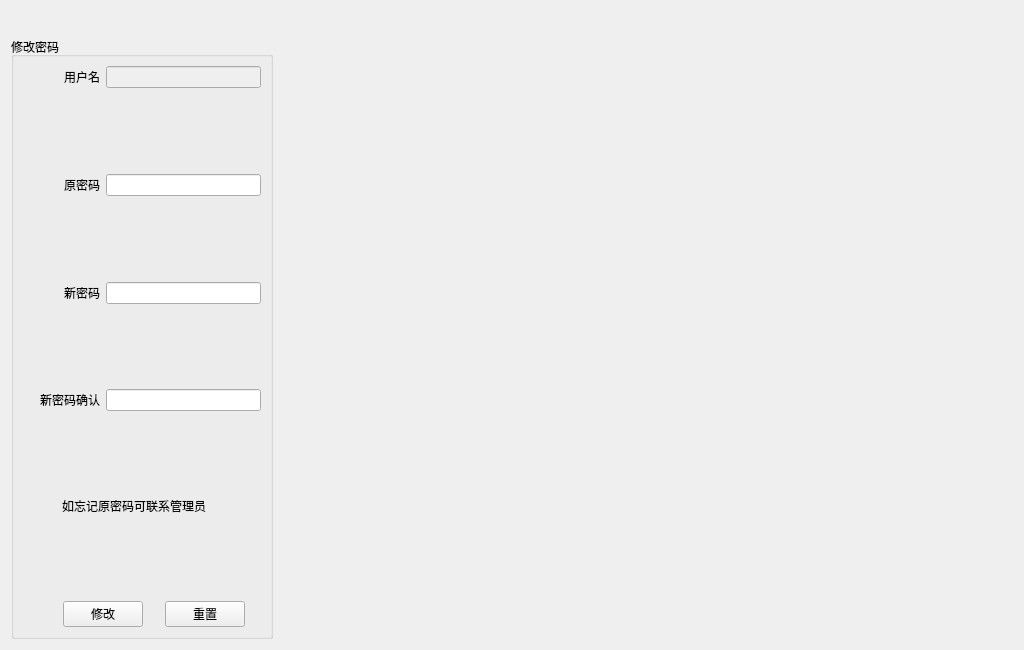
<?xml version="1.0" encoding="UTF-8"?>
<ui version="4.0">
 <class>User</class>
 <widget class="QWidget" name="User">
  <property name="geometry">
   <rect>
    <x>0</x>
    <y>0</y>
    <width>1024</width>
    <height>650</height>
   </rect>
  </property>
  <property name="windowTitle">
   <string>Form</string>
  </property>
  <layout class="QFormLayout" name="formLayout">
   <item row="1" column="0">
    <widget class="QGroupBox" name="groupBox">
     <property name="title">
      <string>修改密码</string>
     </property>
     <layout class="QGridLayout" name="gridLayout_2">
      <item row="0" column="0">
       <layout class="QGridLayout" name="gridLayout">
        <item row="0" column="0" colspan="2">
         <widget class="QLabel" name="label">
          <property name="sizePolicy">
           <sizepolicy hsizetype="Minimum" vsizetype="Fixed">
            <horstretch>0</horstretch>
            <verstretch>0</verstretch>
           </sizepolicy>
          </property>
          <property name="text">
           <string>用户名</string>
          </property>
          <property name="alignment">
           <set>Qt::AlignRight|Qt::AlignTrailing|Qt::AlignVCenter</set>
          </property>
         </widget>
        </item>
        <item row="1" column="1">
         <spacer name="verticalSpacer">
          <property name="orientation">
           <enum>Qt::Vertical</enum>
          </property>
          <property name="sizeHint" stdset="0">
           <size>
            <width>20</width>
            <height>10</height>
           </size>
          </property>
         </spacer>
        </item>
        <item row="1" column="3" colspan="2">
         <spacer name="verticalSpacer_2">
          <property name="orientation">
           <enum>Qt::Vertical</enum>
          </property>
          <property name="sizeHint" stdset="0">
           <size>
            <width>20</width>
            <height>10</height>
           </size>
          </property>
         </spacer>
        </item>
        <item row="2" column="0" colspan="2">
         <widget class="QLabel" name="label_2">
          <property name="sizePolicy">
           <sizepolicy hsizetype="Minimum" vsizetype="Fixed">
            <horstretch>0</horstretch>
            <verstretch>0</verstretch>
           </sizepolicy>
          </property>
          <property name="text">
           <string>原密码</string>
          </property>
          <property name="alignment">
           <set>Qt::AlignRight|Qt::AlignTrailing|Qt::AlignVCenter</set>
          </property>
         </widget>
        </item>
        <item row="3" column="1">
         <spacer name="verticalSpacer_4">
          <property name="orientation">
           <enum>Qt::Vertical</enum>
          </property>
          <property name="sizeHint" stdset="0">
           <size>
            <width>20</width>
            <height>10</height>
           </size>
          </property>
         </spacer>
        </item>
        <item row="3" column="3" colspan="2">
         <spacer name="verticalSpacer_3">
          <property name="orientation">
           <enum>Qt::Vertical</enum>
          </property>
          <property name="sizeHint" stdset="0">
           <size>
            <width>20</width>
            <height>10</height>
           </size>
          </property>
         </spacer>
        </item>
        <item row="4" column="0" colspan="2">
         <widget class="QLabel" name="label_3">
          <property name="sizePolicy">
           <sizepolicy hsizetype="Minimum" vsizetype="Fixed">
            <horstretch>0</horstretch>
            <verstretch>0</verstretch>
           </sizepolicy>
          </property>
          <property name="text">
           <string>新密码</string>
          </property>
          <property name="alignment">
           <set>Qt::AlignRight|Qt::AlignTrailing|Qt::AlignVCenter</set>
          </property>
         </widget>
        </item>
        <item row="5" column="1">
         <spacer name="verticalSpacer_5">
          <property name="orientation">
           <enum>Qt::Vertical</enum>
          </property>
          <property name="sizeHint" stdset="0">
           <size>
            <width>20</width>
            <height>10</height>
           </size>
          </property>
         </spacer>
        </item>
        <item row="5" column="3" colspan="2">
         <spacer name="verticalSpacer_6">
          <property name="orientation">
           <enum>Qt::Vertical</enum>
          </property>
          <property name="sizeHint" stdset="0">
           <size>
            <width>20</width>
            <height>10</height>
           </size>
          </property>
         </spacer>
        </item>
        <item row="6" column="0" colspan="2">
         <widget class="QLabel" name="label_4">
          <property name="sizePolicy">
           <sizepolicy hsizetype="Minimum" vsizetype="Fixed">
            <horstretch>0</horstretch>
            <verstretch>0</verstretch>
           </sizepolicy>
          </property>
          <property name="text">
           <string>新密码确认</string>
          </property>
          <property name="alignment">
           <set>Qt::AlignRight|Qt::AlignTrailing|Qt::AlignVCenter</set>
          </property>
         </widget>
        </item>
        <item row="7" column="1">
         <spacer name="verticalSpacer_7">
          <property name="orientation">
           <enum>Qt::Vertical</enum>
          </property>
          <property name="sizeHint" stdset="0">
           <size>
            <width>20</width>
            <height>10</height>
           </size>
          </property>
         </spacer>
        </item>
        <item row="7" column="3" colspan="2">
         <spacer name="verticalSpacer_8">
          <property name="orientation">
           <enum>Qt::Vertical</enum>
          </property>
          <property name="sizeHint" stdset="0">
           <size>
            <width>20</width>
            <height>10</height>
           </size>
          </property>
         </spacer>
        </item>
        <item row="8" column="0" colspan="5">
         <widget class="QLabel" name="labelTip">
          <property name="sizePolicy">
           <sizepolicy hsizetype="Minimum" vsizetype="Fixed">
            <horstretch>0</horstretch>
            <verstretch>0</verstretch>
           </sizepolicy>
          </property>
          <property name="layoutDirection">
           <enum>Qt::LeftToRight</enum>
          </property>
          <property name="text">
           <string>如忘记原密码可联系管理员</string>
          </property>
          <property name="alignment">
           <set>Qt::AlignCenter</set>
          </property>
         </widget>
        </item>
        <item row="9" column="1">
         <spacer name="verticalSpacer_9">
          <property name="orientation">
           <enum>Qt::Vertical</enum>
          </property>
          <property name="sizeHint" stdset="0">
           <size>
            <width>20</width>
            <height>10</height>
           </size>
          </property>
         </spacer>
        </item>
        <item row="9" column="3" colspan="2">
         <spacer name="verticalSpacer_10">
          <property name="orientation">
           <enum>Qt::Vertical</enum>
          </property>
          <property name="sizeHint" stdset="0">
           <size>
            <width>20</width>
            <height>10</height>
           </size>
          </property>
         </spacer>
        </item>
        <item row="10" column="0">
         <spacer name="horizontalSpacer_2">
          <property name="orientation">
           <enum>Qt::Horizontal</enum>
          </property>
          <property name="sizeType">
           <enum>QSizePolicy::Expanding</enum>
          </property>
          <property name="sizeHint" stdset="0">
           <size>
            <width>10</width>
            <height>20</height>
           </size>
          </property>
         </spacer>
        </item>
        <item row="10" column="1" colspan="2">
         <widget class="QPushButton" name="btnModify">
          <property name="sizePolicy">
           <sizepolicy hsizetype="Fixed" vsizetype="Fixed">
            <horstretch>0</horstretch>
            <verstretch>0</verstretch>
           </sizepolicy>
          </property>
          <property name="text">
           <string>修改</string>
          </property>
         </widget>
        </item>
        <item row="10" column="3">
         <spacer name="horizontalSpacer">
          <property name="orientation">
           <enum>Qt::Horizontal</enum>
          </property>
          <property name="sizeType">
           <enum>QSizePolicy::Expanding</enum>
          </property>
          <property name="sizeHint" stdset="0">
           <size>
            <width>10</width>
            <height>20</height>
           </size>
          </property>
         </spacer>
        </item>
        <item row="10" column="4">
         <widget class="QPushButton" name="btnReset">
          <property name="sizePolicy">
           <sizepolicy hsizetype="Fixed" vsizetype="Fixed">
            <horstretch>0</horstretch>
            <verstretch>0</verstretch>
           </sizepolicy>
          </property>
          <property name="text">
           <string>重置</string>
          </property>
         </widget>
        </item>
        <item row="10" column="5">
         <spacer name="horizontalSpacer_3">
          <property name="orientation">
           <enum>Qt::Horizontal</enum>
          </property>
          <property name="sizeType">
           <enum>QSizePolicy::Expanding</enum>
          </property>
          <property name="sizeHint" stdset="0">
           <size>
            <width>10</width>
            <height>20</height>
           </size>
          </property>
         </spacer>
        </item>
        <item row="0" column="2" colspan="4">
         <widget class="QLineEdit" name="lineName">
          <property name="enabled">
           <bool>false</bool>
          </property>
          <property name="sizePolicy">
           <sizepolicy hsizetype="Preferred" vsizetype="Fixed">
            <horstretch>0</horstretch>
            <verstretch>0</verstretch>
           </sizepolicy>
          </property>
          <property name="readOnly">
           <bool>true</bool>
          </property>
         </widget>
        </item>
        <item row="2" column="2" colspan="4">
         <widget class="QLineEdit" name="linePassword">
          <property name="sizePolicy">
           <sizepolicy hsizetype="Preferred" vsizetype="Fixed">
            <horstretch>0</horstretch>
            <verstretch>0</verstretch>
           </sizepolicy>
          </property>
          <property name="echoMode">
           <enum>QLineEdit::Password</enum>
          </property>
         </widget>
        </item>
        <item row="4" column="2" colspan="4">
         <widget class="QLineEdit" name="lineNewPassword">
          <property name="sizePolicy">
           <sizepolicy hsizetype="Preferred" vsizetype="Fixed">
            <horstretch>0</horstretch>
            <verstretch>0</verstretch>
           </sizepolicy>
          </property>
          <property name="echoMode">
           <enum>QLineEdit::Password</enum>
          </property>
         </widget>
        </item>
        <item row="6" column="2" colspan="4">
         <widget class="QLineEdit" name="lineNewPasswordConfirm">
          <property name="sizePolicy">
           <sizepolicy hsizetype="Preferred" vsizetype="Fixed">
            <horstretch>0</horstretch>
            <verstretch>0</verstretch>
           </sizepolicy>
          </property>
          <property name="echoMode">
           <enum>QLineEdit::Password</enum>
          </property>
         </widget>
        </item>
       </layout>
      </item>
     </layout>
    </widget>
   </item>
   <item row="0" column="0">
    <spacer name="verticalSpacer_11">
     <property name="orientation">
      <enum>Qt::Vertical</enum>
     </property>
     <property name="sizeType">
      <enum>QSizePolicy::Fixed</enum>
     </property>
     <property name="sizeHint" stdset="0">
      <size>
       <width>20</width>
       <height>20</height>
      </size>
     </property>
    </spacer>
   </item>
  </layout>
 </widget>
 <resources/>
 <connections/>
</ui>
